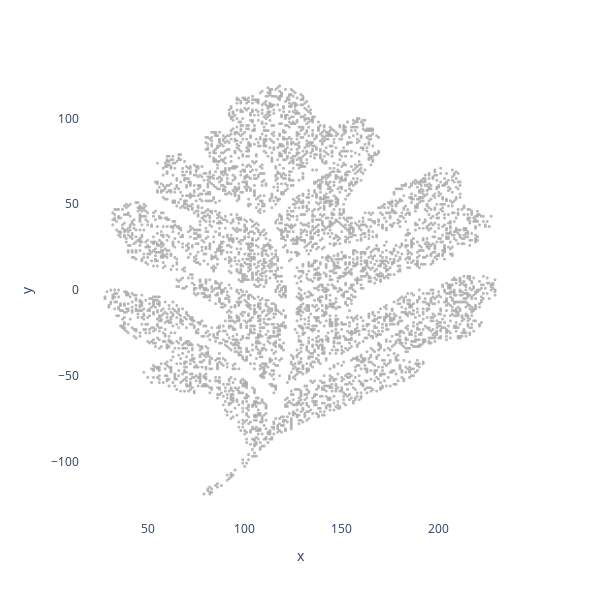

Write notebook code for a chart like this one.
### Code cell
fig = px.scatter(df, x="x", y="y", width=600, height=600)

fig.update_layout(
    plot_bgcolor='white',
    paper_bgcolor='white',
    xaxis=dict(showgrid=False, visible=True),
    yaxis=dict(showgrid=False, visible=True),
)

fig.update_traces(marker=dict(size=3, color='darkgrey', opacity=0.8))

fig.show()

### Figure 1 — Plotly figure (JSON) as saved in the notebook; plotly's stock layout.template omitted (floating-point values rounded to 4 significant figures; data arrays with more than 128 entries replaced by an {"elided": "..."} marker saying what was removed)
{"data": [{"hovertemplate": "x=%{x}<br>y=%{y}<extra></extra>", "legendgroup": "", "marker": {"color": "darkgrey", "opacity": 0.8, "size": 3, "symbol": "circle"}, "mode": "markers", "name": "", "showlegend": false, "type": "scattergl", "x": {"elided": "5000 int values"}, "xaxis": "x", "y": {"elided": "5000 int values"}, "yaxis": "y"}], "layout": {"height": 600, "legend": {"tracegroupgap": 0}, "margin": {"t": 60}, "paper_bgcolor": "white", "plot_bgcolor": "white", "width": 600, "xaxis": {"anchor": "y", "domain": [0, 1], "showgrid": false, "title": {"text": "x"}, "visible": true}, "yaxis": {"anchor": "x", "domain": [0, 1], "showgrid": false, "title": {"text": "y"}, "visible": true}}}
